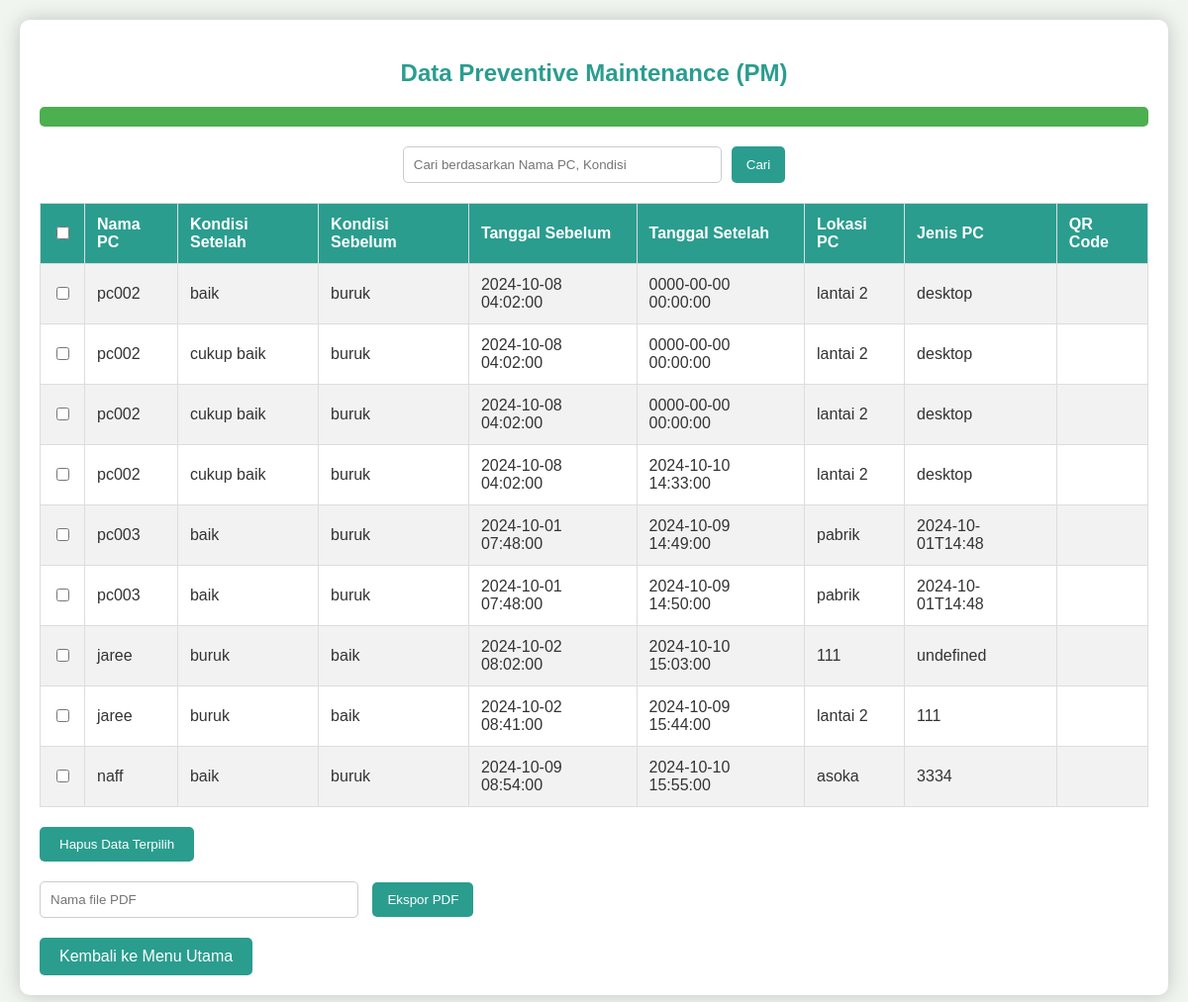
Screenshot of /pm_data.php with the database file from the repository.
### tables this page shows
CREATE TABLE `pm_tel` (
  `id` int(11) NOT NULL,
  `nama_pc` varchar(50) NOT NULL,
  `kondisi_sebelum` varchar(50) NOT NULL,
  `tanggal_sebelum` datetime NOT NULL,
  `kondisi_setelah` varchar(50) NOT NULL,
  `tanggal_setelah` datetime NOT NULL,
  `lokasi_pc` varchar(50) NOT NULL,
  `jenis_pc` varchar(50) NOT NULL,
  `catatan` text NOT NULL,
  `pc_id` int(11) NOT NULL
);

CREATE TABLE `pc_tel` (
  `id` int(11) NOT NULL,
  `nama_pc` varchar(100) NOT NULL,
  `tanggal_input` date NOT NULL,
  `kondisi_pc` varchar(50) NOT NULL,
  `jenis_pc` varchar(50) NOT NULL,
  `lokasi_pc` varchar(50) NOT NULL
);

### pm_data.php (the view, shortened to what this page needs)
<?php
include 'koneksi.php';
$message = '';
$search_term = '';
$sql = "SELECT pm.id, tel.nama_pc, pm.kondisi_setelah, pm.kondisi_sebelum, pm.tanggal_sebelum, pm.tanggal_setelah, tel.lokasi_pc, pm.jenis_pc
        FROM pm_tel pm
        JOIN pc_tel tel ON pm.pc_id = tel.id";
$result = $conn->query($sql);
?>
<!DOCTYPE html>
<html lang="id">
<head>
</head>
<body>
    <div class="container">
        <h2>Data Preventive Maintenance (PM)</h2>
        <?php if (isset($message)): ?>
            <div class="message"><?php echo $message; ?></div>
        <?php endif; ?>
        <form method="post" class="search-form">
            <input type="text" name="search_term" placeholder="Cari berdasarkan Nama PC, Kondisi" value="<?php echo htmlspecialchars($search_term); ?>">
            <button type="submit" name="search">Cari</button>
        </form>
        <form method="post" onsubmit="return confirm('Apakah Anda yakin ingin menghapus data yang dipilih?');">
            <table>
                <tr>
                    <th><input type="checkbox" id="select-all"></th>
                    <th>Nama PC</th>
                    <th>Kondisi Setelah</th>
                    <th>Kondisi Sebelum</th>
                    <th>Tanggal Sebelum</th>
                    <th>Tanggal Setelah</th>
                    <th>Lokasi PC</th>
                    <th>Jenis PC</th>
                    <th>QR Code</th>
                </tr>
                <?php if ($result->num_rows > 0): ?>
                    <?php while ($row = $result->fetch_assoc()): ?>
                        <tr>
                            <td><input type="checkbox" name="delete_ids[]" value="<?php echo $row['id']; ?>"></td>
                            <td><?php echo htmlspecialchars($row['nama_pc']); ?></td>
                            <td><?php echo htmlspecialchars($row['kondisi_setelah']); ?></td>
                            <td><?php echo htmlspecialchars($row['kondisi_sebelum']); ?></td>
                            <td><?php echo htmlspecialchars($row['tanggal_sebelum']); ?></td>
                            <td><?php echo htmlspecialchars($row['tanggal_setelah']); ?></td>
                            <td><?php echo htmlspecialchars($row['lokasi_pc']); ?></td>
                            <td><?php echo htmlspecialchars($row['jenis_pc']); ?></td>
                            <td>
                            </td>
                        </tr>
                    <?php endwhile; ?>
                <?php else: ?>
                    <tr>
                        <td colspan="9">Tidak ada data ditemukan.</td>
                    </tr>
                <?php endif; ?>
            </table>
            <button type="submit" name="delete" class="delete-btn">Hapus Data Terpilih</button>
        </form>
        <form method="post" class="export-form" style="margin-top: 20px;">
            <input type="text" name="file_name" placeholder="Nama file PDF" required>
            <button type="submit" name="export_pdf">Ekspor PDF</button>
        </form>
        <a href="index.php" class="back-btn">Kembali ke Menu Utama</a>
    </div>
</body>
</html>

### pm_data.php (style rules this page uses)
body { font-family: Arial, sans-serif; background-color: #f0f5f0; margin: 0; padding: 20px; color: #333; }
.container { max-width: 1200px; margin: 0 auto; background-color: #ffffff; padding: 20px; border-radius: 10px; box-shadow: 0 0 20px rgba(0,0,0,0.2); }
h2 { color: #2a9d8f; text-align: center; margin-bottom: 20px; }
table { width: 100%; border-collapse: collapse; margin-top: 20px; }
th, td { border: 1px solid #ddd; padding: 12px; text-align: left; }
th { background-color: #2a9d8f; color: white; }
tr:nth-child(even) { background-color: #f2f2f2; }
.back-btn, .delete-btn { display: inline-block; margin-top: 20px; padding: 10px 20px; background-color: #2a9d8f; color: white; text-decoration: none; border-radius: 5px; border: none; cursor: pointer; }
.message { background-color: #4CAF50; color: white; padding: 10px; margin-bottom: 20px; border-radius: 5px; text-align: center; }
.search-form { display: flex; justify-content: center; margin-bottom: 20px; }
.search-form input[type="text"], .export-form input[type="text"] { padding: 10px; width: 300px; border-radius: 5px; border: 1px solid #ccc; }
.search-form button, .export-form button { padding: 10px 15px; border-radius: 5px; border: none; background-color: #2a9d8f; color: white; cursor: pointer; margin-left: 10px; }

### rows the page displays
pm_tel: pc.nama_pc "pc002", kondisi_setelah "baik", kondisi_sebelum "buruk", tanggal_sebelum "2024-10-08 04:02:00", tanggal_setelah "0000-00-00 00:00:00", pc.lokasi_pc "lantai 2", jenis_pc "desktop"
pm_tel: pc.nama_pc "pc002", kondisi_setelah "cukup baik", kondisi_sebelum "buruk", tanggal_sebelum "2024-10-08 04:02:00", tanggal_setelah "0000-00-00 00:00:00", pc.lokasi_pc "lantai 2", jenis_pc "desktop"
pm_tel: pc.nama_pc "pc002", kondisi_setelah "cukup baik", kondisi_sebelum "buruk", tanggal_sebelum "2024-10-08 04:02:00", tanggal_setelah "0000-00-00 00:00:00", pc.lokasi_pc "lantai 2", jenis_pc "desktop"
pm_tel: pc.nama_pc "pc002", kondisi_setelah "cukup baik", kondisi_sebelum "buruk", tanggal_sebelum "2024-10-08 04:02:00", tanggal_setelah "2024-10-10 14:33:00", pc.lokasi_pc "lantai 2", jenis_pc "desktop"
pm_tel: pc.nama_pc "pc003", kondisi_setelah "baik", kondisi_sebelum "buruk", tanggal_sebelum "2024-10-01 07:48:00", tanggal_setelah "2024-10-09 14:49:00", pc.lokasi_pc "pabrik", jenis_pc "2024-10-01T14:48"
pm_tel: pc.nama_pc "pc003", kondisi_setelah "baik", kondisi_sebelum "buruk", tanggal_sebelum "2024-10-01 07:48:00", tanggal_setelah "2024-10-09 14:50:00", pc.lokasi_pc "pabrik", jenis_pc "2024-10-01T14:48"
pm_tel: pc.nama_pc "jaree", kondisi_setelah "buruk", kondisi_sebelum "baik", tanggal_sebelum "2024-10-02 08:02:00", tanggal_setelah "2024-10-10 15:03:00", pc.lokasi_pc "111", jenis_pc "undefined"
pm_tel: pc.nama_pc "jaree", kondisi_setelah "buruk", kondisi_sebelum "baik", tanggal_sebelum "2024-10-02 08:41:00", tanggal_setelah "2024-10-09 15:44:00", pc.lokasi_pc "lantai 2", jenis_pc "111"
pm_tel: pc.nama_pc "naff", kondisi_setelah "baik", kondisi_sebelum "buruk", tanggal_sebelum "2024-10-09 08:54:00", tanggal_setelah "2024-10-10 15:55:00", pc.lokasi_pc "asoka", jenis_pc "3334"
